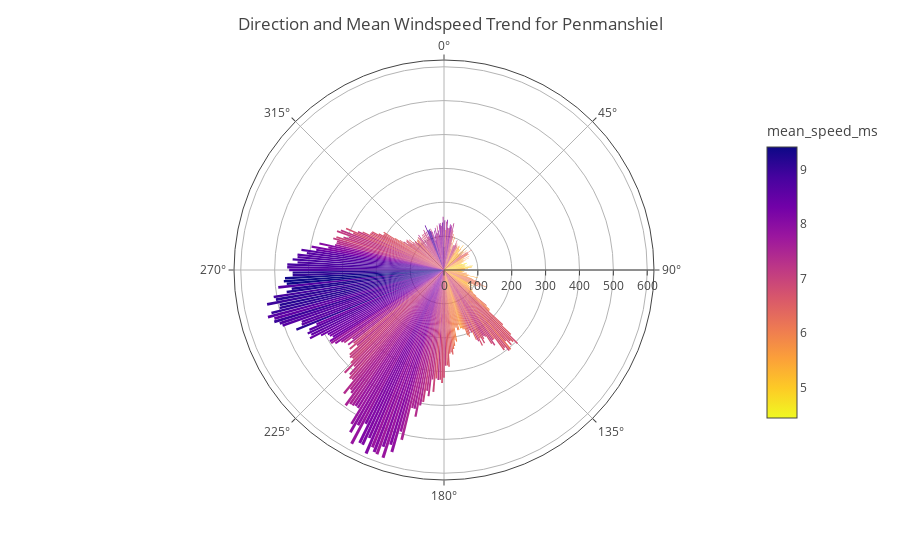

Notebook code cell kept with this figure:
### Code cell
fig = px.bar_polar(merged_data, r="count", theta='wind_dir_rounded',
                   color='mean_speed_ms',
                   template="none", barmode='relative',
                   color_continuous_scale=px.colors.sequential.Plasma_r,
                   barnorm="percent")

# Adjust the color bar position
fig.update_layout(coloraxis_colorbar=dict(
    x=0.93,  # Adjusts left-right position
    y=0.5,   # Adjusts top-bottom position
    len=0.75 # Adjusts the length of the color bar
))

fig.update_layout(title='Direction and Mean Windspeed Trend for Penmanshiel')


fig.write_image('testrose.png', scale=3)  # scale parameter controls the resolution

fig.show()

### Figure 1 — Plotly figure (JSON) as saved in the notebook; plotly's stock layout.template omitted (floating-point values rounded to 4 significant figures; data arrays with more than 128 entries replaced by an {"elided": "..."} marker saying what was removed)
{"data": [{"hovertemplate": "count=%{r}<br>wind_dir_rounded=%{theta}<br>mean_speed_ms=%{marker.color}<extra></extra>", "legendgroup": "", "marker": {"color": {"elided": "361 float values"}, "coloraxis": "coloraxis", "pattern": {"shape": ""}}, "name": "", "r": {"elided": "361 int values"}, "showlegend": false, "subplot": "polar", "theta": {"elided": "361 int values"}, "type": "barpolar"}], "layout": {"barmode": "relative", "barnorm": "percent", "coloraxis": {"colorbar": {"len": 0.75, "title": {"text": "mean_speed_ms"}, "x": 0.93, "y": 0.5}, "colorscale": [[0, "#f0f921"], [0.1111, "#fdca26"], [0.2222, "#fb9f3a"], [0.3333, "#ed7953"], [0.4444, "#d8576b"], [0.5556, "#bd3786"], [0.6667, "#9c179e"], [0.7778, "#7201a8"], [0.8889, "#46039f"], [1, "#0d0887"]]}, "legend": {"tracegroupgap": 0}, "margin": {"t": 60}, "polar": {"angularaxis": {"direction": "clockwise", "rotation": 90}, "domain": {"x": [0, 1], "y": [0, 1]}}, "title": {"text": "Direction and Mean Windspeed Trend for Penmanshiel"}}}
